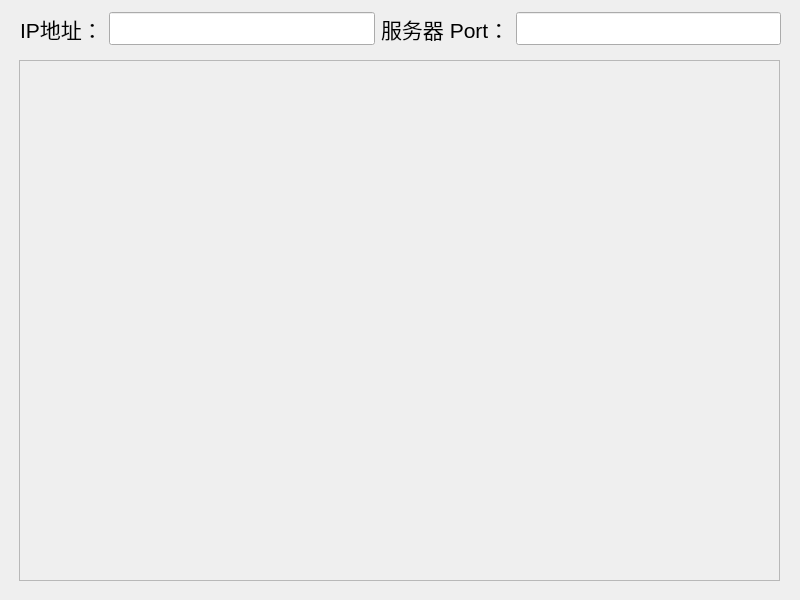
<?xml version="1.0" encoding="UTF-8"?>
<ui version="4.0">
 <class>LCS_Server</class>
 <widget class="QWidget" name="LCS_Server">
  <property name="enabled">
   <bool>true</bool>
  </property>
  <property name="geometry">
   <rect>
    <x>0</x>
    <y>0</y>
    <width>800</width>
    <height>600</height>
   </rect>
  </property>
  <property name="windowTitle">
   <string>Form</string>
  </property>
  <widget class="QScrollArea" name="a">
   <property name="geometry">
    <rect>
     <x>19</x>
     <y>60</y>
     <width>761</width>
     <height>521</height>
    </rect>
   </property>
   <property name="widgetResizable">
    <bool>true</bool>
   </property>
   <widget class="QWidget" name="x">
    <property name="geometry">
     <rect>
      <x>0</x>
      <y>0</y>
      <width>759</width>
      <height>519</height>
     </rect>
    </property>
    <layout class="QVBoxLayout" name="verticalLayout_2">
     <item>
      <layout class="QHBoxLayout" name="ConnectdDeviceList"/>
     </item>
    </layout>
   </widget>
  </widget>
  <widget class="QWidget" name="layoutWidget">
   <property name="geometry">
    <rect>
     <x>20</x>
     <y>3</y>
     <width>761</width>
     <height>51</height>
    </rect>
   </property>
   <layout class="QHBoxLayout" name="horizontalLayout">
    <item>
     <widget class="QLabel" name="labelIP">
      <property name="font">
       <font>
        <pointsize>16</pointsize>
       </font>
      </property>
      <property name="text">
       <string>IP地址：</string>
      </property>
     </widget>
    </item>
    <item>
     <widget class="QLineEdit" name="label_IP">
      <property name="font">
       <font>
        <pointsize>16</pointsize>
       </font>
      </property>
     </widget>
    </item>
    <item>
     <widget class="QLabel" name="labelServerPort">
      <property name="font">
       <font>
        <pointsize>16</pointsize>
       </font>
      </property>
      <property name="text">
       <string>服务器 Port：</string>
      </property>
     </widget>
    </item>
    <item>
     <widget class="QLineEdit" name="label_Port">
      <property name="font">
       <font>
        <pointsize>16</pointsize>
       </font>
      </property>
     </widget>
    </item>
   </layout>
  </widget>
 </widget>
 <resources/>
 <connections/>
</ui>
